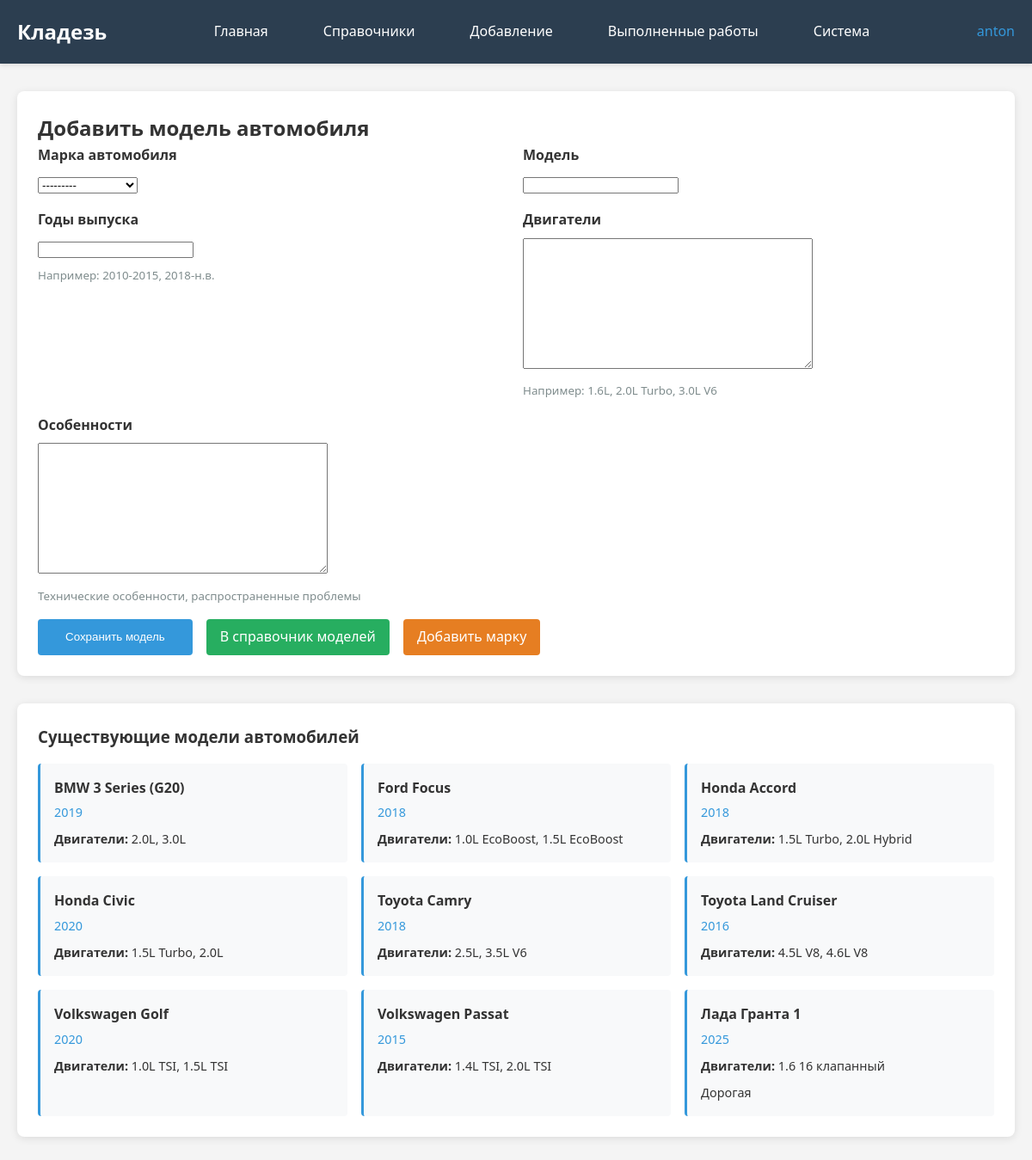
/add-car-model/ (signed in), run on the app's committed database.
### kladez_app/models.py (models this page shows, shortened)
class CarModel(models.Model):
    brand = models.ForeignKey(CarBrand, on_delete=models.CASCADE, verbose_name="Марка")
    name = models.CharField(max_length=100, verbose_name="Модель")
    production_years = models.CharField(max_length=50, blank=True, verbose_name="Годы выпуска")
    engine_options = models.TextField(blank=True, verbose_name="Двигатели")
    notes = models.TextField(blank=True, verbose_name="Особенности")
    class Meta:
        verbose_name = "Модель автомобиля"
        verbose_name_plural = "Модели автомобилей"

class CarBrand(models.Model):
    name = models.CharField(max_length=100, verbose_name="Марка автомобиля")
    description = models.TextField(blank=True, verbose_name="Описание марки")
    class Meta:
        verbose_name = "Марка автомобиля"
        verbose_name_plural = "Марки автомобилей"
    def __str__(self):
        return self.name

### kladez_app/views.py (the view)
# urls.py: path('add-car-model/', views.add_car_model, name='add_car_model'),
@superuser_required
@login_required
def add_car_model(request):
    if request.method == 'POST':
        form = CarModelForm(request.POST)
        if form.is_valid():
            form.save()
            messages.success(request, 'Модель автомобиля успешно добавлена!')
            return redirect('kladez_app:add_car_model')  # Остаемся на той же странице
    else:
        form = CarModelForm()
    brands = CarBrand.objects.all().order_by('name')
    car_models = CarModel.objects.all().select_related('brand').order_by('brand__name', 'name')
    return render(request, 'kladez_app/add_car_model.html', {
        'form': form,
        'brands': brands,
        'car_models': car_models
    })

### kladez_app/forms.py
class CarModelForm(forms.ModelForm):
    class Meta:
        model = CarModel
        fields = ['brand', 'name', 'production_years', 'engine_options', 'notes']

### kladez_app/views.py (called while the page is built)
def superuser_required(view_func):
    decorated_view_func = user_passes_test(
        lambda u: u.is_active and u.is_superuser,
        login_url='kladez_app:home'
    )(view_func)
    return decorated_view_func

### kladez_app/templates/kladez_app/add_car_model.html (shortened to what this page needs)
{% extends "kladez_app/base.html" %}
{% block content %}
<div class="card">
    <h2>Добавить модель автомобиля</h2>
    <form method="post">
        <div style="display: grid; grid-template-columns: 1fr 1fr; gap: 1rem;">
            <div>
                <label for="{{ form.brand.id_for_label }}" style="display: block; margin-bottom: 0.5rem; font-weight: bold;">
                    Марка автомобиля
                </label>
                {{ form.brand }}
            </div>
            <div>
                <label for="{{ form.name.id_for_label }}" style="display: block; margin-bottom: 0.5rem; font-weight: bold;">
                    Модель
                </label>
                {{ form.name }}
            </div>
            <div>
                <label for="{{ form.production_years.id_for_label }}" style="display: block; margin-bottom: 0.5rem; font-weight: bold;">
                    Годы выпуска
                </label>
                {{ form.production_years }}
                <small style="color: #7f8c8d; display: block; margin-top: 0.5rem;">
                    Например: 2010-2015, 2018-н.в.
                </small>
            </div>
            <div>
                <label for="{{ form.engine_options.id_for_label }}" style="display: block; margin-bottom: 0.5rem; font-weight: bold;">
                    Двигатели
                </label>
                {{ form.engine_options }}
                <small style="color: #7f8c8d; display: block; margin-top: 0.5rem;">
                    Например: 1.6L, 2.0L Turbo, 3.0L V6
                </small>
            </div>
            <div style="grid-column: span 2;">
                <label for="{{ form.notes.id_for_label }}" style="display: block; margin-bottom: 0.5rem; font-weight: bold;">
                    Особенности
                </label>
                {{ form.notes }}
                <small style="color: #7f8c8d; display: block; margin-top: 0.5rem;">
                    Технические особенности, распространенные проблемы
                </small>
            </div>
        </div>
                <div style="display: flex; gap: 1rem; margin-top: 1rem;">
            <button type="submit" style="padding: 0.5rem 2rem; background: #3498db; color: white; border: none; border-radius: 4px; cursor: pointer;">
                Сохранить модель
            </button>
            <a href="{% url 'kladez_app:car_models_directory' %}" style="padding: 0.5rem 1rem; background: #27ae60; color: white; border-radius: 4px; text-decoration: none; display: inline-flex; align-items: center;">
                В справочник моделей
            </a>
            <a href="{% url 'kladez_app:add_car_brand' %}" style="padding: 0.5rem 1rem; background: #e67e22; color: white; border-radius: 4px; text-decoration: none; display: inline-flex; align-items: center;">
                Добавить марку
            </a>
        </div>
    </form>
</div>
<div class="card" style="margin-top: 2rem;">
    <h3>Существующие модели автомобилей</h3>
    {% if car_models %}
        <div style="display: grid; grid-template-columns: repeat(auto-fill, minmax(300px, 1fr)); gap: 1rem; margin-top: 1rem;">
            {% for model in car_models %}
            <div style="background: #f8f9fa; padding: 1rem; border-radius: 4px; border-left: 3px solid #3498db;">
                <div style="display: flex; justify-content: space-between; align-items: start;">
                    <div>
                        <strong>{{ model.brand.name }} {{ model.name }}</strong>
                        {% if model.production_years %}
                        <div style="color: #3498db; font-size: 0.9rem; margin-top: 0.25rem;">
                            {{ model.production_years }}
                        </div>
                        {% endif %}
                    </div>
                </div>
                {% if model.engine_options %}
                <div style="margin-top: 0.5rem; font-size: 0.9rem;">
                    <strong>Двигатели:</strong> {{ model.engine_options|truncatechars:50 }}
                </div>
                {% endif %}
                {% if model.notes %}
                <div style="margin-top: 0.5rem; font-size: 0.9rem;">
                    {{ model.notes|truncatechars:80 }}
                </div>
                {% endif %}
            </div>
            {% endfor %}
        </div>
    {% else %}
        <p style="color: #7f8c8d; text-align: center; padding: 1rem;">
            Модели автомобилей ещё не добавлены
        </p>
    {% endif %}
</div>
{% endblock %}

### kladez_app/templates/kladez_app/base.html (shortened to what this page needs)
<!DOCTYPE html>
<html lang="ru">
<head>
</head>
<body>
    <header class="header">
        <nav class="nav-container">
            <a href="{% url 'kladez_app:home' %}" class="logo-link">Кладезь</a>
            <div class="nav-main">
                <div class="nav-section">
                    <a href="{% url 'kladez_app:home' %}" class="nav-link">
                        Главная
                    </a>
                </div>
                <div class="nav-section">
                    <div class="nav-section-title">
                        Справочники
                    </div>
                </div>
                <div class="nav-section">
                    <div class="nav-section-title">
                        Добавление
                    </div>
                </div>
                <div class="nav-section">
                    <a href="{% url 'kladez_app:completed_works' %}" class="nav-link">
                        Выполненные работы
                    </a>
                </div>
                <div class="nav-section">
                    <div class="nav-section-title">
                        Система
                    </div>
                </div>
            </div>
            <div class="user-info">
                {% if user.is_authenticated %}
                    <span>{{ user.username }}</span>
                {% else %}
                    <a href="{% url 'kladez_app:register' %}" style="color: white; text-decoration: none;">Регистрация</a>
                    <a href="{% url 'kladez_app:login' %}" style="color: white; text-decoration: none;">Войти</a>
                {% endif %}
            </div>
        </nav>
    </header>
    <main class="container">
        {% block content %}
        {% endblock %}
    </main>
</body>
</html>

### kladez_app/templates/kladez_app/base.html (style rules this page uses)
* { margin: 0; padding: 0; box-sizing: border-box; }
body { font-family: 'Segoe UI', Tahoma, Geneva, Verdana, sans-serif; line-height: 1.6; color: #333; background-color: #f4f4f4; }
.header { background: #2c3e50; color: white; padding: 1rem 0; box-shadow: 0 2px 5px rgba(0,0,0,0.1); }
.nav-container { max-width: 1200px; margin: 0 auto; padding: 0 20px; display: flex; justify-content: space-between; align-items: center; }
.logo-link { color: white; text-decoration: none; font-size: 1.5rem; font-weight: bold; transition: color 0.3s; }
.nav-main { display: flex; gap: 2rem; }
.nav-section { position: relative; }
.nav-section-title { cursor: pointer; padding: 0.5rem 1rem; border-radius: 4px; transition: background-color 0.3s; color: white; text-decoration: none; display: block; }
.user-info { display: flex; align-items: center; gap: 1rem; }
.user-info span { color: #3498db; }
.container { max-width: 1200px; margin: 2rem auto; padding: 0 20px; }
.card { background: white; border-radius: 8px; padding: 1.5rem; margin-bottom: 1.5rem; box-shadow: 0 2px 10px rgba(0,0,0,0.1); }
.nav-link { padding: 0.5rem 1rem; border-radius: 4px; transition: background-color 0.3s; color: white; text-decoration: none; display: block; }

### data on the page
CarModel: brand.name "BMW", name "3 Series (G20)", production_years "2019", engine_options "2.0L, 3.0L"
CarModel: brand.name "Ford", name "Focus", production_years "2018", engine_options "1.0L EcoBoost, 1.5L EcoBoost"
CarModel: brand.name "Honda", name "Accord", production_years "2018", engine_options "1.5L Turbo, 2.0L Hybrid"
CarModel: brand.name "Honda", name "Civic", production_years "2020", engine_options "1.5L Turbo, 2.0L"
CarModel: brand.name "Toyota", name "Camry", production_years "2018", engine_options "2.5L, 3.5L V6"
CarModel: brand.name "Toyota", name "Land Cruiser", production_years "2016", engine_options "4.5L V8, 4.6L V8"
CarModel: brand.name "Volkswagen", name "Golf", production_years "2020", engine_options "1.0L TSI, 1.5L TSI"
CarModel: brand.name "Volkswagen", name "Passat", production_years "2015", engine_options "1.4L TSI, 2.0L TSI"
CarModel: brand.name "Лада", name "Гранта 1", production_years "2025", engine_options "1.6 16 клапанный", notes "Дорогая"

### other printed values
{{ user.username }} "anton"
